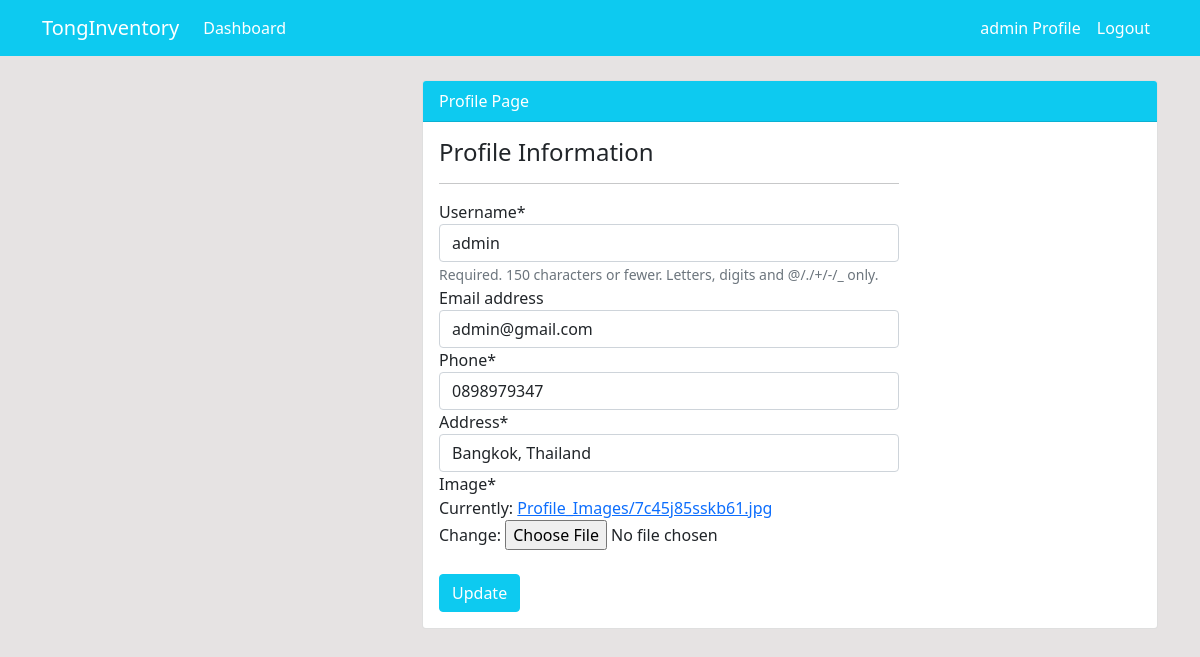
The page /profile/update/ (signed in) on the database as committed earlier.
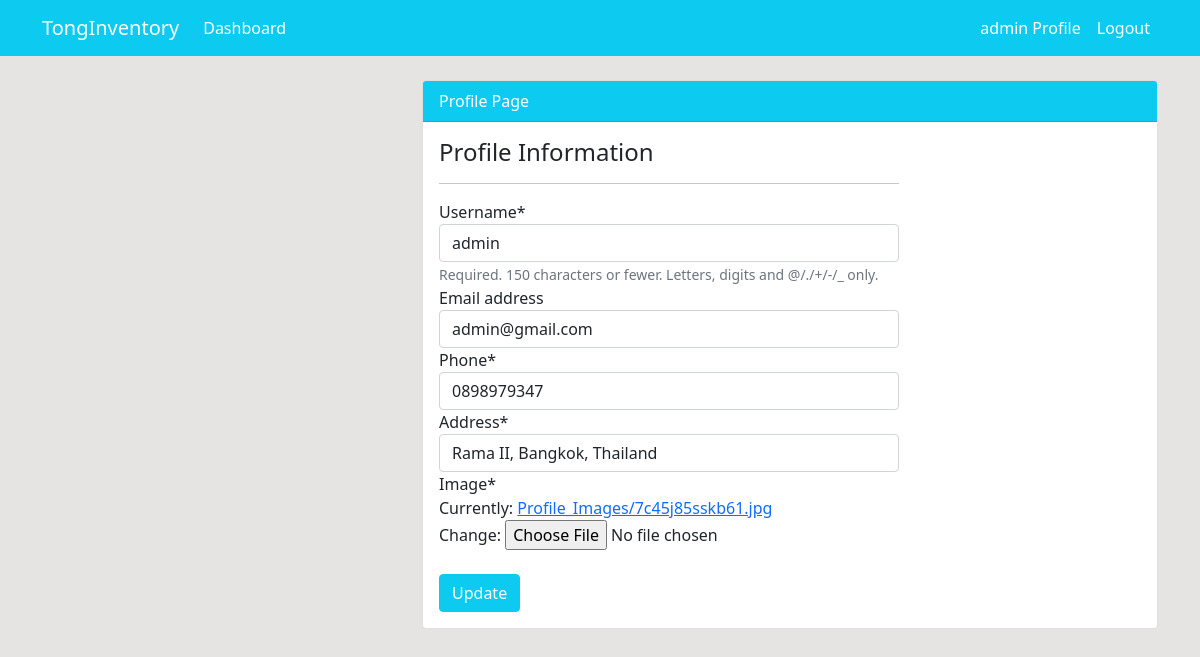
The same page on the database as committed later.
### user/models.py (models this page shows, shortened)
class Profile(models.Model):
    staff = models.OneToOneField(User, on_delete=models.CASCADE, null=True)
    address = models.CharField(max_length=200, null=True)
    phone = models.CharField(max_length=200, null=True)
    image = models.ImageField(default='/Profile_Images/avatar.png', upload_to='Profile_Images')

### user/views.py (the view)
# urls.py: path('profile/update/', user_view.profile_update, name='user-profile-update'),
def profile_update(request):
    if request.method == 'POST':
        user_form = UserUpdateForm(request.POST, instance=request.user)
        profile_form = ProfileUpdateForm(request.POST, request.FILES, instance=request.user.profile)
        if user_form.is_valid() and profile_form.is_valid():
            user_form.save()
            profile_form.save()
            return redirect('user-profile')
    else:
        user_form = UserUpdateForm(instance=request.user)
        profile_form = ProfileUpdateForm(instance=request.user.profile)
    context = {
        'user_form':user_form,
        'profile_form':profile_form
    }
    return render(request, 'user/profile_update.html', context)

### user/forms.py
class UserUpdateForm(forms.ModelForm):
    class Meta:
        model = User
        fields = ['username','email']

class ProfileUpdateForm(forms.ModelForm):
    class Meta:
        model = Profile
        fields = ['phone','address','image']

### templates/user/profile_update.html (shortened to what this page needs)
{% extends 'partials/base.html' %}
{% load crispy_forms_tags %}
{% block content %}
<div class="container">
    <div class="row my-4">
        <div class="col-md-4">
        </div>
        <div class="col-md-8">
            <div class="card">
                <div class="card-header bg-info text-white">
                    Profile Page
                </div>
                <div class="card-body">
                    <div class="row">
                        <div class="col-md-8">
                            <span class="h4"> Profile Information</span>
                            <hr>
                            <form method="POST" enctype="multipart/form-data"> {% csrf_token %}
                                {{ user_form|crispy }}
                                {{ profile_form|crispy }}<br>
                                <input class="btn btn-info text-white" type="submit" value="Update">
                            </form>
                        </div>
                    </div>
                </div>
            </div>
        </div>
    </div>
</div>
{% endblock %}

Rows that differ between the two databases and show on the page:
changed Profile: address "Bangkok, Thailand" → "Rama II, Bangkok, Thailand"
